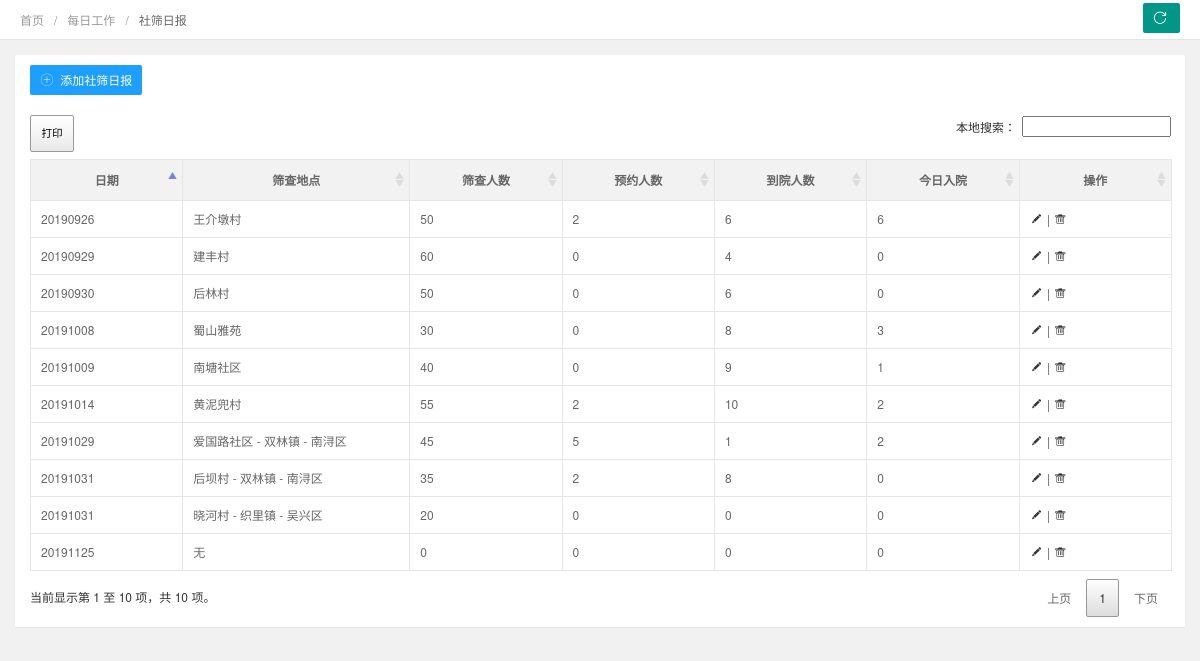
/dr_index.php (signed in), run on an earlier commit of the app's database.
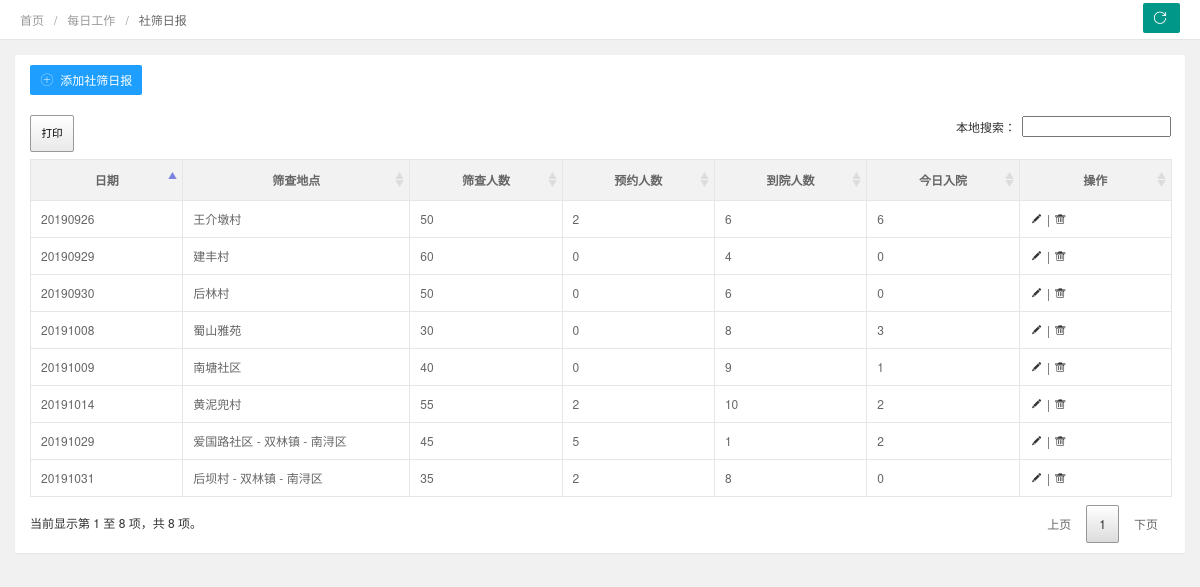
And on a later commit of the database.
### tables this page shows
CREATE TABLE "daily_report" (
"dr_id"  INTEGER PRIMARY KEY AUTOINCREMENT NOT NULL,
"dr_date"  TEXT(8) NOT NULL,
"dr_scdd"  TEXT(20) NOT NULL,
"dr_scrs"  TEXT(3) NOT NULL,
"dr_yyrs"  TEXT(3) NOT NULL,
"dr_dyrs"  TEXT(3) NOT NULL,
"yy_jg"  TEXT(2) NOT NULL,
"yy_bnz"  TEXT(2) NOT NULL,
"yy_nr"  TEXT(2) NOT NULL,
"yy_yd"  TEXT(2) NOT NULL,
"yy_ld"  TEXT(2) NOT NULL,
"yy_other"  TEXT(2) NOT NULL,
"ss_jg"  TEXT(2) NOT NULL,
"ss_bnz"  TEXT(2) NOT NULL,
"ss_nr"  TEXT(2) NOT NULL,
"ss_yd"  TEXT(2) NOT NULL,
"ss_ld"  TEXT(2) NOT NULL,
"ss_other"  TEXT(2) NOT NULL,
"dr_pj"  TEXT(2) NOT NULL,
"dr_ry"  TEXT(2) NOT NULL,
"dr_note"  TEXT(100) NOT NULL
);

### lib/Medoo.php (called while the page is built, shortened)
<?php
class Medoo
{
	public $pdo;
	protected $type;
	protected $prefix;
	public function __construct(array $options)
	{
		if (isset($options[ 'database_type' ]))
		{
			$this->type = strtolower($options[ 'database_type' ]);
		}
		$option = isset($options[ 'option' ]) ? $options[ 'option' ] : [];
		$commands = (isset($options[ 'command' ]) && is_array($options[ 'command' ])) ? $options[ 'command' ] : [];
		if (isset($options[ 'dsn' ]))
		{
			if (is_array($options[ 'dsn' ]) && isset($options[ 'dsn' ][ 'driver' ]))
			{
				$attr = $options[ 'dsn' ];
			}
			else
			{
				throw new InvalidArgumentException('Invalid DSN option supplied');
			}
		}
		else
		{
			switch ($this->type)
			{
				case 'sqlite':
					$attr = [
						'driver' => 'sqlite',
						$options[ 'database_file' ]
					];
					break;
			}
		}
		$driver = $attr[ 'driver' ];
		unset($attr[ 'driver' ]);
		$stack = [];
		foreach ($attr as $key => $value)
		{
			$stack[] = is_int($key) ? $value : $key . '=' . $value;
		}
		$dsn = $driver . ':' . implode(';', $stack);
		try {
			$this->pdo = new PDO(
				$dsn,
				isset($options[ 'username' ]) ? $options[ 'username' ] : null,
				isset($options[ 'password' ]) ? $options[ 'password' ] : null,
				$option
			);
		}
		catch (PDOException $e) {
			throw new PDOException($e->getMessage());
		}
	}
	public function exec($query, $map = [])
	{
		$statement = $this->pdo->prepare($query);
		$this->statement = $statement;
		$execute = $statement->execute();
		return $statement;
	}
	protected function tableQuote($table)
	{
		return '"' . $this->prefix . $table . '"';
	}
	protected function columnQuote($string)
	{
		return '"' . $string . '"';
	}
	protected function columnPush(&$columns, &$map, $root, $is_join = false)
	{
		if ($columns === '*')
		{
			return $columns;
		}
		$stack = [];
		return implode(',', $stack);
	}
	protected function whereClause($where, &$map)
	{
		$where_clause = '';
		if (is_array($where))
		{
			if (isset($where[ 'ORDER' ]))
			{
				$ORDER = $where[ 'ORDER' ];
				if (is_array($ORDER))
				{
					$stack = [];
					foreach ($ORDER as $column => $value)
					{
						if (is_array($value))
						{
							$stack[] = 'FIELD(' . $this->columnQuote($column) . ', ' . $this->arrayQuote($value) . ')';
						}
						elseif ($value === 'ASC' || $value === 'DESC')
						{
							$stack[] = $this->columnQuote($column) . ' ' . $value;
						}
						elseif (is_int($column))
						{
							$stack[] = $this->columnQuote($value);
						}
					}
					$where_clause .= ' ORDER BY ' . implode(',', $stack);
				}
				elseif ($raw = $this->buildRaw($ORDER, $map))
				{
					$where_clause .= ' ORDER BY ' . $raw;
				}
				else
				{
					$where_clause .= ' ORDER BY ' . $this->columnQuote($ORDER);
				}
			}
			if (isset($where[ 'LIMIT' ]) && !in_array($this->type, ['oracle', 'mssql']))
			{
				$LIMIT = $where[ 'LIMIT' ];
				if (is_numeric($LIMIT))
				{
					$where_clause .= ' LIMIT ' . $LIMIT;
				}
				elseif (
					is_array($LIMIT) &&
					is_numeric($LIMIT[ 0 ]) &&
					is_numeric($LIMIT[ 1 ])
				)
				{
					$where_clause .= ' LIMIT ' . $LIMIT[ 1 ] . ' OFFSET ' . $LIMIT[ 0 ];
				}
			}
		}
		elseif ($raw = $this->buildRaw($where, $map))
		{
			$where_clause .= ' ' . $raw;
		}
		return $where_clause;
	}
	protected function selectContext($table, &$map, $join, &$columns = null, $where = null, $column_fn = null)
	{
		preg_match('/(?<table>[a-zA-Z0-9_]+)\s*\((?<alias>[a-zA-Z0-9_]+)\)/i', $table, $table_match);
		if (isset($table_match[ 'table' ], $table_match[ 'alias' ]))
		{
			$table = $this->tableQuote($table_match[ 'table' ]);
			$table_query = $table . ' AS ' . $this->tableQuote($table_match[ 'alias' ]);
		}
		else
		{
			$table = $this->tableQuote($table);
			$table_query = $table;
		}
		$is_join = false;
		$join_key = is_array($join) ? array_keys($join) : null;
		if (
			isset($join_key[ 0 ]) &&
			strpos($join_key[ 0 ], '[') === 0
		)
		{
			$is_join = true;
			$table_query .= ' ' . $this->buildJoin($table, $join);
		}
		else
		{
			if (is_null($columns))
			{
				if (
					!is_null($where) ||
					(is_array($join) && isset($column_fn))
				)
				{
					$where = $join;
					$columns = null;
				}
				else
				{
					$where = null;
					$columns = $join;
				}
			}
			else
			{
				$where = $columns;
				$columns = $join;
			}
		}
		if (isset($column_fn))
		{
			if ($column_fn === 1)
			{
				$column = '1';
				if (is_null($where))
				{
					$where = $columns;
				}
			}
			elseif ($raw = $this->buildRaw($column_fn, $map))
			{
				$column = $raw;
			}
			else
			{
				if (empty($columns) || $this->isRaw($columns))
				{
					$columns = '*';
					$where = $join;
				}
				$column = $column_fn . '(' . $this->columnPush($columns, $map, true) . ')';
			}
		}
		else
		{
			$column = $this->columnPush($columns, $map, true, $is_join);
		}
		return 'SELECT ' . $column . ' FROM ' . $table_query . $this->whereClause($where, $map);
	}
	protected function columnMap($columns, &$stack, $root)
	{
		if ($columns === '*')
		{
			return $stack;
		}
		return $stack;
	}
	public function select($table, $join, $columns = null, $where = null)
	{
		$map = [];
		$result = [];
		$column_map = [];
		$column = $where === null ? $join : $columns;
		$query = $this->exec($this->selectContext($table, $map, $join, $columns, $where), $map);
		$this->columnMap($columns, $column_map, true);
		if ($columns === '*')
		{
			return $query->fetchAll(PDO::FETCH_ASSOC);
		}
		return $result;
	}
}

### _conn.php (called while the page is built, shortened)
<?php
require_once ("lib/Medoo.php");
$db = new Medoo([
    'database_type' => 'sqlite',
    'database_file' => 'lib/ems.db'
]);
?>

### dr_index.php (the view, shortened to what this page needs)
<?php
require_once("_conn.php");
require_once("_meta.php");
?>
</head>
<body>
    <div class="x-nav">
        <span class="layui-breadcrumb">
            <a href="">首页</a>
            <a href="">每日工作</a>
            <a><cite>社筛日报</cite></a>
        </span>
        <a class="layui-btn layui-btn-small" style="line-height:1.6em;margin-top:3px;float:right" onclick="location.reload()" title="刷新">
            <i class="layui-icon layui-icon-refresh" style="line-height:30px"></i></a>
    </div>
    <div class="layui-fluid">
        <div class="layui-row layui-col-space15">
            <div class="layui-col-md12">
                <div class="layui-card">
                    <div class="layui-card-body ">
                        <div>
                            <a class="layui-btn layui-btn-normal layui-btn-mini" onclick="xadmin.open('添加社筛日报','dr_add.php?act=add')" title="添加"><i class="layui-icon"></i>
                                添加社筛日报
                            </a>
                        </div>
                    </div>
                    <div class="layui-card-body layui-table-body layui-table-main">
                        <table class="layui-table layui-form">
                            <thead>
                                <tr>
                                    <th>日期</th>
                                    <th>筛查地点</th>
                                    <th>筛查人数</th>
                                    <th>预约人数</th>
                                    <th>到院人数</th>
                                    <th>今日入院</th>
                                    <th>操作</th>
                                </tr>
                            </thead>
                            <tbody>
                                <?php
                                $ras = $db->select("daily_report", "*", ["ORDER" => ["dr_date" => "DESC"], 'LIMIT' => 40]);
                                if ($ras == "") {
                                    echo "无数据";
                                } else {
                                    foreach ($ras as $ra) {
                                        echo "<tr class='text-c'>";
                                        echo "<td>" . $ra['dr_date'] . "</td>";
                                        echo "<td>" . $ra['dr_scdd'] . "</td>";
                                        echo "<td>" . $ra['dr_scrs'] . "</td>";
                                        echo "<td>" . $ra['dr_yyrs'] . "</td>";
                                        echo "<td>" . $ra['dr_dyrs'] . "</td>";
                                        echo "<td>" . $ra['dr_ry'] . "</td>";
                                        echo "<td><a title='编辑'  onclick=\"xadmin.open('编辑','dr_add.php?act=edit&dr_id=" . $ra['dr_id'] . "')\" href='javascript:;'>
                                                <i class='layui-icon'>&#xe642;</i>
                                                </a> | <a title='删除' onclick=\"_del(this,'daily_report','dr_id','".$ra['dr_id']."')\" href='javascript:;'>
                                                <i class='layui-icon'>&#xe640;</i></a></td>";
                                        echo "</tr>";
                                    }
                                }
                                ?>
                            </tbody>
                        </table>
                    </div>
                </div>
            </div>
        </div>
    </div>
</body>
</html>

### _meta.php (shortened to what this page needs)
<!doctype html>
<html class="x-admin-sm">
    <head>
        <link rel="stylesheet" href="./css/font.css">
        <link rel="stylesheet" href="./css/xadmin.css">
        <link rel="stylesheet" type="text/css" href="./css/jquery.dataTables.css">
        <link rel="stylesheet" type="text/css" href="./css/buttons.dataTables.min.css" />
        <link rel="stylesheet" href="./css/jqueryui.css">

### css/xadmin.css (style rules this page uses)
* { margin: 0px; padding: 0px; font-family: "Helvetica Neue", Helvetica, Arial, sans-serif; }
a { text-decoration: none; }
html { width: 100%; height: 100%; overflow-x:hidden; overflow-y:auto; }
body { width: 100%; min-height: 100%; background: #f1f1f1; }
.layui-fluid { padding:15px; }
.x-nav { padding: 0 20px; position: relative; z-index: 99; border-bottom: 1px solid #e5e5e5; line-height: 39px; height: 39px; overflow: hidden; background: #fff; }
.layui-table td, .layui-table th { min-width: 80px; }
table th, table td { word-break: break-all; }
.x-admin-sm { font-size: 12px; }
.x-admin-sm body { font-size: 12px; }
.x-admin-sm .layui-table td, .x-admin-sm .layui-table th { font-size: 12px; }
.x-admin-sm .layui-icon { font-size: 14px; }
.x-admin-sm .layui-breadcrumb>* { font-size: 12px; }
.x-admin-sm .layui-btn,.x-admin-sm .layui-btn-xs,.x-admin-sm .layui-btn-sm { font-size: 12px; }
.x-admin-sm .layui-btn { height: 30px; line-height: 30px; padding: 0 10px; }

What changed in the data, as far as the page shows it:
removed daily_report: dr_date "20191125", dr_scdd "无", dr_scrs "0", dr_yyrs "0", dr_dyrs "0", dr_ry "0"
removed daily_report: dr_date "20191031", dr_scdd "晓河村 - 织里镇 - 吴兴区", dr_scrs "20", dr_yyrs "0", dr_dyrs "0", dr_ry "0"
Also different on the page:
text written by a page script: "打印 本地搜索： 当前显示第 1 至 10 项，共 10 项。 上页 1 下页" → "打印 本地搜索： 当前显示第 1 至 8 项，共 8 项。 上页 1 下页"
